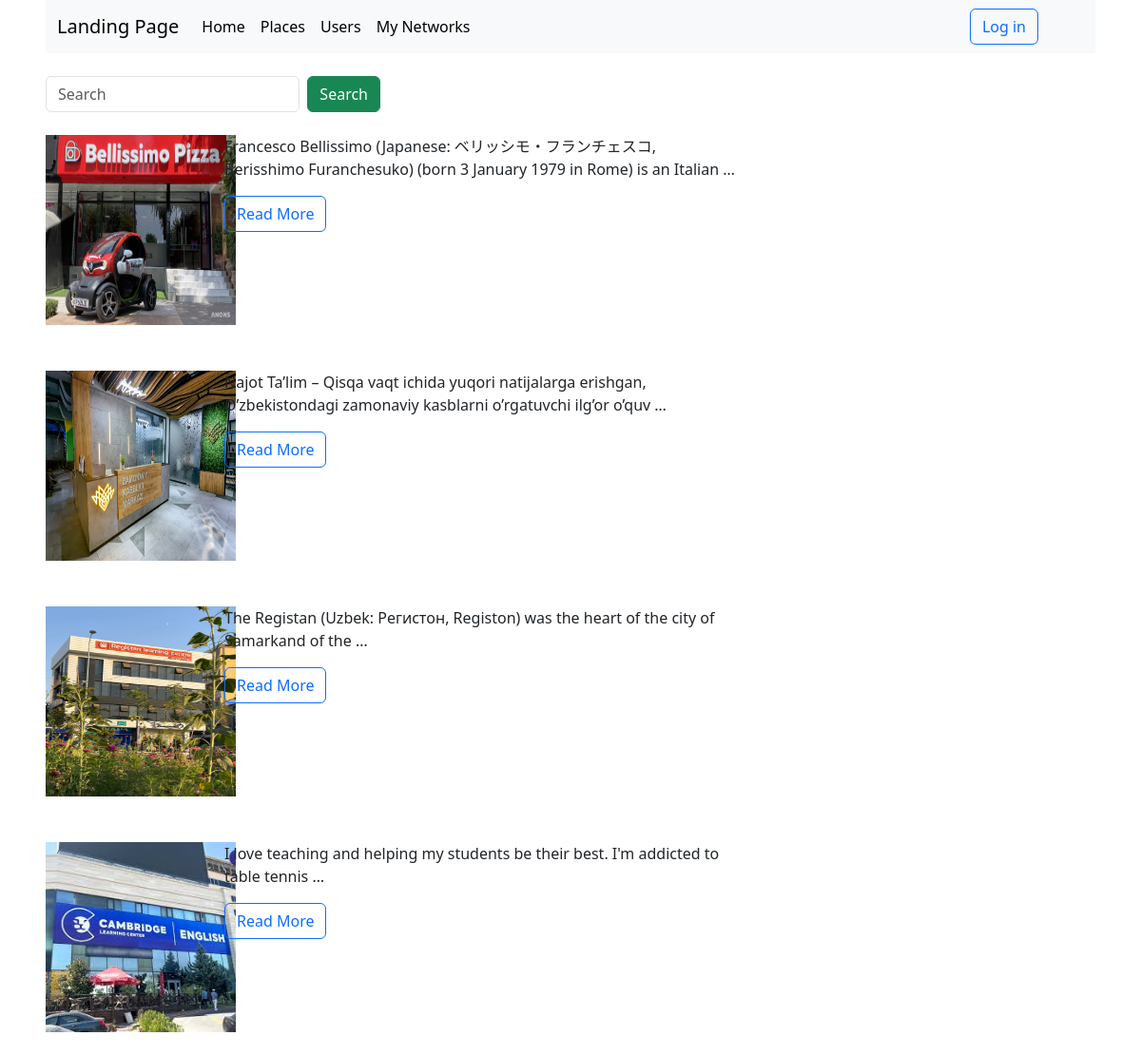
/places/list/, run on the app's committed database.
### places/models.py (models this page shows, shortened)
class Place(models.Model):
    name = models.CharField(max_length=100)
    description = models.TextField()
    address = models.CharField(max_length=255)
    image = models.ImageField(upload_to="place_images/", default="")

### places/views.py (the view)
# urls.py: path('list/', PlaceListView.as_view(), name="list"),
class PlaceListView(View):
    def get(self, request):
        places = Place.objects.all()
        search_query = request.GET.get("q", "")
        if search_query:
            places = places.filter(name__icontains=search_query)
        return render(request, 'places/list.html', {"places": places, "search_query": search_query})

### places/templates/places/list.html (shortened to what this page needs)
{% extends 'base.html' %}
{% block content %}
    <div class="row mb-3 mt-4">
        <div class="col-4 ">
            <form action="" method="get" class="d-flex">
                <input type="text" class="form-control me-2 " placeholder="Search" name="q" value="{{ search_query }}">
                <button class="btn btn-success">Search</button>
            </form>
        </div>
    </div>
{% if places %}
	{% for place in places %}
		<div class="mt-4">
            <div class="row">
                <div class="col-2 mb-4">
                    <img src="{{ place.image.url }}" alt="Place Image" style="width: 200px; height: 200px">
                </div>
                <div class="col-6">
                    <p>
                        {{ place.description|truncatewords:15 }}
                    </p>
                    <a class="btn btn-outline-primary" href="{% url 'places:detail' place.id %}">Read More</a>
                </div>
            </div>
        </div>
	{% endfor %}
{% else %}
    <h1>Places not found</h1>
{% endif %}
{% endblock %}

### templates/base.html (shortened to what this page needs)
<!doctype html>
<html lang="en">
<head>
    <link href="https://cdn.jsdelivr.net/npm/bootstrap@5.3.3/dist/css/bootstrap.min.css" rel="stylesheet">
</head>
<body class="px-5">
    <nav class="navbar navbar-expand-lg bg-body-tertiary">
      <div class="container-fluid">
        <a class="navbar-brand" href="{% url 'landing_page' %}">Landing Page</a>
        <div class="collapse navbar-collapse" id="navbarSupportedContent">
          <ul class="navbar-nav me-auto mb-2 mb-lg-0">
              <li class="nav-item">
              <a class="nav-link active" aria-current="page" href="{% url 'home' %}">Home</a>
            </li>
            <li class="nav-item">
              <a class="nav-link active" aria-current="page" href="{% url 'places:list' %}">Places</a>
            </li>
            <li class="nav-item">
              <a class="nav-link active" aria-current="page" href="{% url 'users:list' %}">Users</a>
            </li>
            <li class="nav-item">
              <a class="nav-link active" aria-current="page" href="{% url 'users:my_networks' %}">My Networks</a>
            </li>
          </ul>
            <ul class="navbar-nav me-5 mb-2 mb-lg-0">
                {% if user.is_authenticated %}
                    <li class="nav-item dropdown">
                      <a class="nav-link dropdown-toggle" href="#" role="button" data-bs-toggle="dropdown" aria-expanded="false">
                          {{ user.username }}
                      </a>
                      <ul class="dropdown-menu">
                        <li><a class="dropdown-item" href="{% url 'users:profile_view' %}">Profile</a></li>
                        <li><a class="dropdown-item" href="{% url 'users:logout' %}">Logout</a></li>
                      </ul>
                    </li>
                {% else %}
                    <a href="{% url 'users:login' %}" class="btn btn-outline-primary">Log in </a>
                {% endif %}
            </ul>
        </div>
      </div>
    </nav>
    {% block content %}
    {% endblock %}
</body>
</html>

### data on the page
Place: image (picture), description "Francesco Bellissimo (Japanese: ベリッシモ・フランチェスコ, Berisshimo Furanchesuko) (born 3 January 1979 in Rome) is an Italian …"
Place: image (picture), description "Najot Ta’lim – Qisqa vaqt ichida yuqori natijalarga erishgan, O’zbekistondagi zamonaviy kasblarni o’rgatuvchi ilg’or o’quv …"
Place: image (picture), description "The Registan (Uzbek: Регистон, Registon) was the heart of the city of Samarkand of the …"
Place: image (picture), description "I love teaching and helping my students be their best. I'm addicted to table tennis …"
